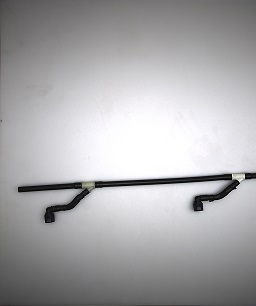
#> input picture opencv学习/imagel/pinjie/5.jpg, 256 x 306 px
$ python '测试.py'
#> lines starting #> are read from the running program, lines starting #| are printed output that depends on the picture; after the words box and inside, x2 and y2 are one past the last pixel; in counts of white or black regions, pixels touching at a corner belong together
import numpy as np
import cv2


class Stitcher:

    # 拼接函数
    def stitch(self, images, ratio=0.75, reprojThresh=4.0, showMatches=False):
        # ratio是k对匹配算法里面的比例，一般设置0.75；reprojThresh是用来计算单应性矩阵的特征点个数
        # 获取输入图片
        (imageB, imageA) = images
        # 检测A、B图片的SIFT关键特征点，并计算特征描述子
        (kpsA, featuresA) = self.detectAndDescribe(imageA)
        (kpsB, featuresB) = self.detectAndDescribe(imageB)

        # 匹配两张图片的所有特征点，返回匹配结果
        M = self.matchKeypoints(kpsA, kpsB, featuresA, featuresB, ratio, reprojThresh)  # 这个函数是自行定义的，在下面
        # M里面包含了3个参数，其中H是单应性矩阵
        # 如果返回结果为空，没有匹配成功的特征点，退出算法
        if M is None:
            return None

        # 否则，提取匹配结果
        # H是3x3视角变换矩阵
        (matches, H, status) = M  # 这里的M是上面匹配的结果
        # 将图片A进行视角变换，result是变换后图片
        result = cv2.warpPerspective(imageA, H, (imageA.shape[1] + imageB.shape[1], imageA.shape[0]))
        self.cv_show('result', result)
        # 将图片B传入result图片最左端，进行拼接
        result[0:imageB.shape[0], 0:imageB.shape[1]] = imageB
        self.cv_show('result', result)
        # 是否需要显示图片匹配，对结果没有影响，只是可以看看中间过程的结果，略过即可
        if showMatches:
            # 生成匹配图片
            vis = self.drawMatches(imageA, imageB, kpsA, kpsB, matches, status)
            # 返回结果
            return (result, vis)

        # 返回匹配结果
        return result

    def cv_show(self, name, img):  # 基础显示图像操作，略过即可
        cv2.imshow(name, img)
        cv2.waitKey(0)
        cv2.destroyAllWindows()

    def detectAndDescribe(self, image):  # 这个函数的作用就是求特征点
        # 将彩色图片转换成灰度图
        gray = cv2.cvtColor(image, cv2.COLOR_BGR2GRAY)

        # 建立SIFT生成器
        descriptor = cv2.xfeatures2d.SIFT_create()
        # 检测SIFT特征点，并计算描述子
        (kps, features) = descriptor.detectAndCompute(image, None)

        # 将结果转换成NumPy数组
        kps = np.float32([kp.pt for kp in kps])

        # 返回特征点集，及对应的描述特征
        return (kps, features)

    def matchKeypoints(self, kpsA, kpsB, featuresA, featuresB, ratio, reprojThresh):  # 这个函数的作用就是匹配上特征点，并求得单应性矩阵
        # 建立暴力匹配器
        matcher = cv2.BFMatcher()

        # 使用KNN检测来自A、B图的SIFT特征匹配对，K=2
        rawMatches = matcher.knnMatch(featuresA, featuresB, 2)

        matches = []
        for m in rawMatches:
            # 当最近距离跟次近距离的比值小于ratio值时，保留此匹配对
            if len(m) == 2 and m[0].distance < m[1].distance * ratio:
                # 存储两个点在featuresA, featuresB中的索引值
                matches.append((m[0].trainIdx, m[0].queryIdx))

        # 当筛选后的匹配对大于4时，计算视角变换矩阵
        if len(matches) > 4:
            # 获取匹配对的点坐标
            ptsA = np.float32([kpsA[i] for (_, i) in matches])  # 这里matches里面储存的两张图片对应匹配的特征点
            ptsB = np.float32([kpsB[i] for (i, _) in matches])

            # 计算视角变换矩阵
            (H, status) = cv2.findHomography(ptsA, ptsB, cv2.RANSAC, reprojThresh)  # 这个函数直接实现了求单应性矩阵和随机抽样一致算法

            # 返回结果
            return (matches, H, status)

        # 如果匹配对小于4时，返回None
        return None

    def drawMatches(self, imageA, imageB, kpsA, kpsB, matches, status):  # 这个函数只是为了对特征匹配的情况进行可视化，略过即可
        # 初始化可视化图片，将A、B图左右连接到一起，生硬的拼接
        (hA, wA) = imageA.shape[:2]
        (hB, wB) = imageB.shape[:2]
        vis = np.zeros((max(hA, hB), wA + wB, 3), dtype="uint8")
        vis[0:hA, 0:wA] = imageA
        vis[0:hB, wA:] = imageB

        # 联合遍历，画出匹配对
        for ((trainIdx, queryIdx), s) in zip(matches, status):
            # 当点对匹配成功时，画到可视化图上
            if s == 1:
                # 画出匹配对
                ptA = (int(kpsA[queryIdx][0]), int(kpsA[queryIdx][1]))
                ptB = (int(kpsB[trainIdx][0]) + wA, int(kpsB[trainIdx][1]))
                cv2.line(vis, ptA, ptB, (0, 255, 0), 1)

        # 返回可视化结果
        return vis

#获取图片
imageB = cv2.imread("imagel/pinjie/5.jpg")
#> imageB is the input picture: shape (306, 256, 3); mean B, G, R 170.6, 168.6, 169.3
imageA = cv2.imread("imagel/pinjie/6.jpg")
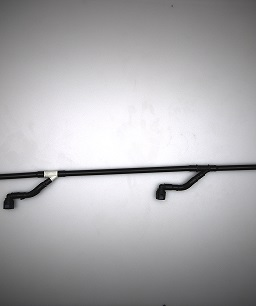
#> input picture opencv学习/imagel/pinjie/6.jpg, 256 x 306 px
#> imageA is the input picture: shape (306, 256, 3); mean B, G, R 171.8, 169.1, 170

#把图像拼接成全景图
stitcher = Stitcher()
(result,vis) = stitcher.stitch([imageA,imageB],showMatches=True)
#> in detectAndDescribe, `(kps, features) = descriptor.detectAndCompute(image, None)`: kps = 46 keypoints; strongest (x, y, size): (99, 184, 6.4), (249, 176, 5.8), (227, 176, 5.7), (236, 183, 4.4)
#> in detectAndDescribe, `kps = np.float32([kp.pt for kp in kps])`: kps = 46 pairs, first value 21.49 to 248.8, second value 133.8 to 221.5
#> in stitch, `(kpsA, featuresA) = self.detectAndDescribe(imageA)`: kpsA has the same summary as kps in detectAndDescribe
#> in detectAndDescribe (call 2), `(kps, features) = descriptor.detectAndCompute(image, None)`: kps = 31 keypoints; strongest (x, y, size): (161, 192, 9.6), (62, 173, 6.3), (200, 171, 11.3), (48, 181, 5.2)
#> in stitch, `(kpsB, featuresB) = self.detectAndDescribe(imageB)`: kpsB = 31 pairs, first value 5.03 to 209.8, second value 131.5 to 203.2
#> in matchKeypoints, `rawMatches = matcher.knnMatch(featuresA, featuresB, 2)`: rawMatches = 46 matches
#> the loop in matchKeypoints, `for m in rawMatches:` made 46 passes
#> after the loop in matchKeypoints, `for m in rawMatches:`: matches = [(1, 3), (4, 4), (26, 5), (5, 6), (9, 14), (12, 17), (19, 22), (26, 28), (6, 32), (29, 37), (9, 40), (14, 41), (19, 45)]
#> in matchKeypoints, `ptsA = np.float32([kpsA[i] for (_, i) in matches])`: ptsA = 13 rows, first 8: [49.93, 214.1], [57.55, 206], [59.79, 215.3], [59.79, 215.3], [85.56, 192.1], [87.6, 175.5], [99.35, 184.2], [205.9, 204.2]
#> in matchKeypoints, `ptsB = np.float32([kpsB[i] for (i, _) in matches])`: ptsB = 13 rows, first 8: [10.65, 200.6], [18.16, 193], [170.4, 194.4], [20.54, 203.2], [47.98, 181.5], [50.56, 164.6], [62.1, 173.5], [170.4, 194.4]
#> in matchKeypoints, `(H, status) = cv2.findHomography(ptsA, ptsB, cv2.RANSAC, reprojThresh)`: H = [[0.93, -0.103, -13.51], [-0.0892, 0.968, -1.37], [-0.000505, 0.00012, 1]]; status = [1, 1, 0, 1, 1, 1, 1, 1, 0, 1, 0, 0, 0]
#> in stitch, `M = self.matchKeypoints(kpsA, kpsB, featuresA, featuresB, ratio, repro..`: M = ([(1, 3), (4, 4), (26, 5), (5, 6), (9, 14), (12, 17), (19, 22), (26, 28), (6, 32), (29, 37), (9, 40), (14, 41), (19, 45)], [[0.93, -0.103, -13.51], [-0.0892, 0.968, -1.37], [-0.000505, 0.00012, 1]], [1, 1, 0, 1, 1, 1, 1, 1, 0, 1, 0, 0, 0])
#> in stitch, `(matches, H, status) = M`: status = [1, 1, 0, 1, 1, 1, 1, 1, 0, 1, 0, 0, 0]
#> in stitch, `result = cv2.warpPerspective(imageA, H, (imageA.shape[1] + imageB.shap..`:
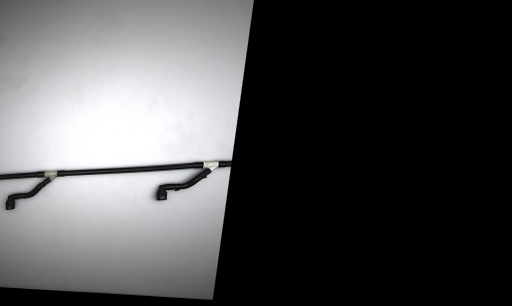
#> result: shape (306, 512, 3); mean B, G, R 78.9, 77.8, 78.1
#> in stitch, `result[0:imageB.shape[0], 0:imageB.shape[1]] = imageB`:
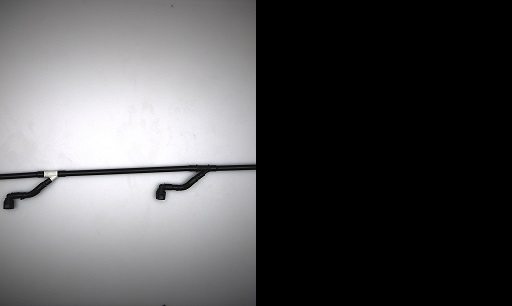
#> result: shape (306, 512, 3); mean B, G, R 85.9, 84.6, 85
#> in drawMatches, `vis[0:hA, 0:wA] = imageA`:
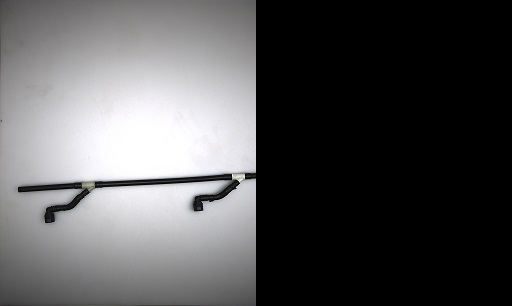
#> vis: shape (306, 512, 3); mean B, G, R 85.3, 84.3, 84.6
#> in drawMatches, `vis[0:hB, wA:] = imageB`:
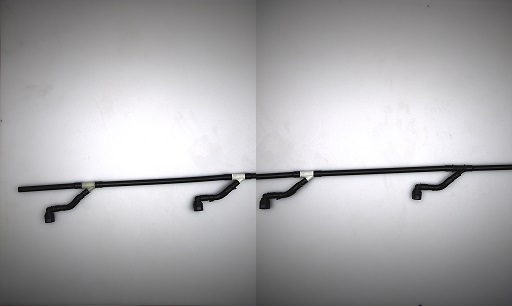
#> vis: shape (306, 512, 3); mean B, G, R 171.2, 168.9, 169.6
#> the loop in drawMatches, `for ((trainIdx, queryIdx), s) in zip(matches, status):` made 13 passes
#> (trainIdx, queryIdx, s, ptA, ptB) on passes 1, 2, 4, 5, 6, 7, 8, 10: (1, 3, [1], (49, 214), (266, 200)), (4, 4, [1], (57, 206), (274, 192)), (5, 6, [1], (59, 215), (276, 203)), (9, 14, [1], (85, 192), (303, 181)), (12, 17, [1], (87, 175), (306, 164)), (19, 22, [1], (99, 184), (318, 173)), (26, 28, [1], (205, 204), (426, 194)), (29, 37, [1], (229, 183), (455, 170))
#> (trainIdx, queryIdx, s) on passes 3, 9, 11, 12, 13: (26, 5, [0]), (6, 32, [0]), (9, 40, [0]), (14, 41, [0]), (19, 45, [0])
#> after the loop in drawMatches, `for ((trainIdx, queryIdx), s) in zip(matches, status):`:
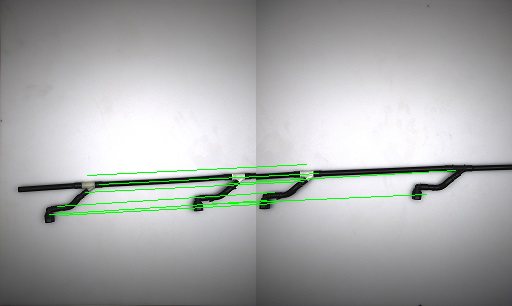
#> vis: shape (306, 512, 3); 1.11% of pixels changed, all inside (x1, y1, x2, y2) = (49, 164, 456, 216)

#显示所有图片
cv2.imshow("ImageA",imageA)
cv2.imshow("ImageB",imageB)
cv2.imshow("Keypiont Matches",vis)
cv2.imshow("Result",result)
cv2.waitKey(0)
cv2.destroyAllWindows()
